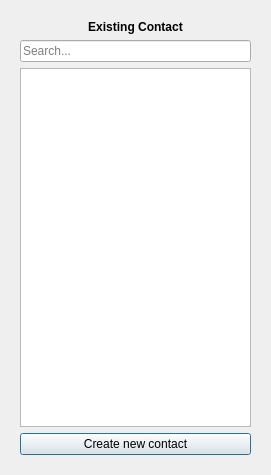
<?xml version="1.0" encoding="UTF-8"?>
<ui version="4.0">
 <class>ContactPicker</class>
 <widget class="QDialog" name="ContactPicker">
  <property name="geometry">
   <rect>
    <x>0</x>
    <y>0</y>
    <width>271</width>
    <height>475</height>
   </rect>
  </property>
  <property name="windowTitle">
   <string/>
  </property>
  <layout class="QGridLayout" name="gridLayout">
   <item row="0" column="0" colspan="2">
    <widget class="QStackedWidget" name="stackedWidget">
     <property name="currentIndex">
      <number>0</number>
     </property>
     <widget class="QWidget" name="page">
      <layout class="QVBoxLayout" name="verticalLayout_2">
       <item>
        <widget class="QLabel" name="label_2">
         <property name="font">
          <font>
           <weight>75</weight>
           <bold>true</bold>
          </font>
         </property>
         <property name="text">
          <string>Existing Contact</string>
         </property>
         <property name="alignment">
          <set>Qt::AlignCenter</set>
         </property>
        </widget>
       </item>
       <item>
        <widget class="QLineEdit" name="searchBar">
         <property name="toolTip">
          <string>search existing contact text entry</string>
         </property>
         <property name="placeholderText">
          <string>Search...</string>
         </property>
         <property name="clearButtonEnabled">
          <bool>true</bool>
         </property>
        </widget>
       </item>
       <item>
        <widget class="QListView" name="contactView">
         <property name="toolTip">
          <string>existing contacts list</string>
         </property>
        </widget>
       </item>
       <item>
        <widget class="QPushButton" name="createNewButton">
         <property name="toolTip">
          <string>Create new contact button</string>
         </property>
         <property name="text">
          <string>Create new contact</string>
         </property>
        </widget>
       </item>
      </layout>
     </widget>
     <widget class="QWidget" name="page_2">
      <layout class="QVBoxLayout" name="verticalLayout_3">
       <item>
        <layout class="QVBoxLayout" name="verticalLayout">
         <item>
          <widget class="QLabel" name="label">
           <property name="font">
            <font>
             <weight>75</weight>
             <bold>true</bold>
            </font>
           </property>
           <property name="text">
            <string>New Contact</string>
           </property>
           <property name="alignment">
            <set>Qt::AlignCenter</set>
           </property>
          </widget>
         </item>
         <item>
          <spacer name="verticalSpacer">
           <property name="orientation">
            <enum>Qt::Vertical</enum>
           </property>
           <property name="sizeHint" stdset="0">
            <size>
             <width>20</width>
             <height>40</height>
            </size>
           </property>
          </spacer>
         </item>
         <item>
          <widget class="QLineEdit" name="nameLineEdit">
           <property name="toolTip">
            <string>New contact name text entry</string>
           </property>
           <property name="placeholderText">
            <string>Enter a name here...</string>
           </property>
          </widget>
         </item>
         <item>
          <widget class="QLineEdit" name="numberLineEdit">
           <property name="enabled">
            <bool>false</bool>
           </property>
           <property name="alignment">
            <set>Qt::AlignCenter</set>
           </property>
          </widget>
         </item>
         <item>
          <spacer name="verticalSpacer_2">
           <property name="orientation">
            <enum>Qt::Vertical</enum>
           </property>
           <property name="sizeHint" stdset="0">
            <size>
             <width>20</width>
             <height>40</height>
            </size>
           </property>
          </spacer>
         </item>
         <item>
          <widget class="QPushButton" name="okButton">
           <property name="toolTip">
            <string>Validate contact creation button</string>
           </property>
           <property name="text">
            <string>Create</string>
           </property>
          </widget>
         </item>
        </layout>
       </item>
      </layout>
     </widget>
    </widget>
   </item>
  </layout>
 </widget>
 <resources/>
 <connections/>
</ui>
